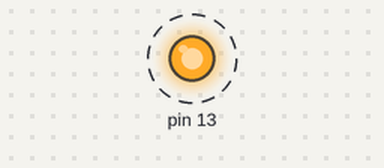
Recording of a program running on a simulated Arduino Nano, built with avr-gcc and run on an emulated ATmega328P. Shown: output pins drawn as LEDs (lit = HIGH). Dashed ring = blinking. What the program prints to the serial monitor is not drawn.

Above: at 0.2 s.
Timing chart, 0 to 3.0 s (numbered marks = the images above):
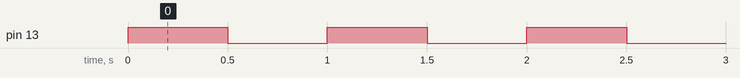

Measured:
- by itself, pin 13: alternates HIGH for 0.50 s and LOW for 0.50 s

The program:

main.cpp
```cpp
#include <Arduino.h>

/*
  Blinking LED project.
  Turns on an LED on for one second, then off for one second, repeatedly.
  Last Modification modified 30 March 2020
  by Roy Ben Avraham
 */

// the setup function runs once when you press reset or power the board
int n=0;
void setup() {
  // initialize digital pin 13 as an output.
  Serial.begin(9600);
  pinMode(13, OUTPUT);
}

// the loop function runs over and over again forever
void loop() {
  digitalWrite(13, HIGH);   // turn the LED on (HIGH is the voltage level)
  delay(500);              // wait for a second
  digitalWrite(13, LOW);    // turn the LED off by making the voltage LOW
  delay(500);              // wait for a second
Serial.println(sin(n*2*3.1416/20));
n++;
}
```
